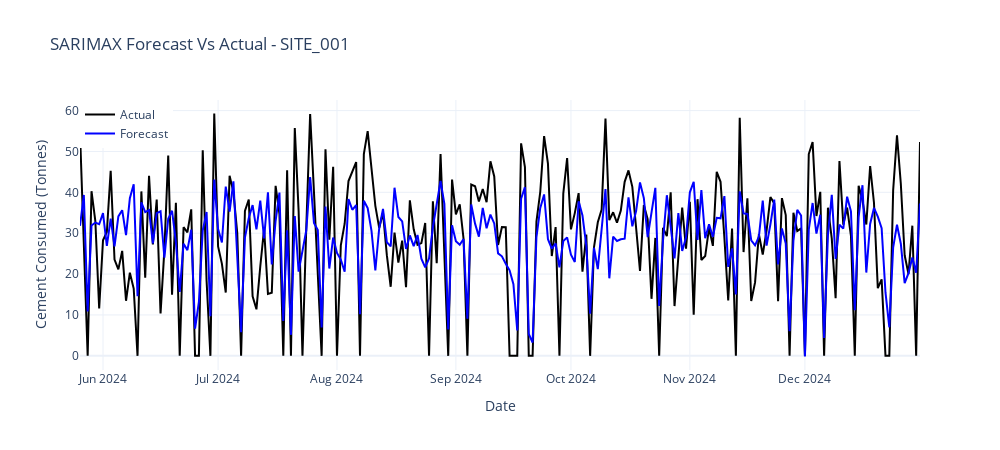

Notebook cell for this chart:
### Code cell
import plotly.graph_objects as go

fig = go.Figure()

fig.add_trace(go.Scatter(
    x=y_test.index,
    y=y_test,
    mode='lines',
    name='Actual',
    line=dict(color='black')
))

fig.add_trace(go.Scatter(
    x=y_test.index,
    y=sarimax_forecast,
    mode='lines',
    name='Forecast',
    line=dict(color='blue')
))


fig.update_layout(
    title=f'SARIMAX Forecast Vs Actual - {site_id}',
    xaxis_title='Date',
    yaxis_title='Cement Consumed (Tonnes)',
    legend=dict(x=0, y=1),
    template='plotly_white',
    width=1000,
    height=450
)

fig.show()

### Figure 1 — Plotly figure (JSON) as saved in the notebook; plotly's stock layout.template omitted (floating-point values rounded to 4 significant figures; data arrays with more than 128 entries replaced by an {"elided": "..."} marker saying what was removed)
{"data": [{"line": {"color": "black"}, "mode": "lines", "name": "Actual", "type": "scatter", "x": {"elided": "220 str values"}, "y": {"elided": "220 float values"}}, {"line": {"color": "blue"}, "mode": "lines", "name": "Forecast", "type": "scatter", "x": {"elided": "220 str values"}, "y": {"elided": "220 float values"}}], "layout": {"height": 450, "legend": {"x": 0, "y": 1}, "title": {"text": "SARIMAX Forecast Vs Actual - SITE_001"}, "width": 1000, "xaxis": {"title": {"text": "Date"}}, "yaxis": {"title": {"text": "Cement Consumed (Tonnes)"}}}}
